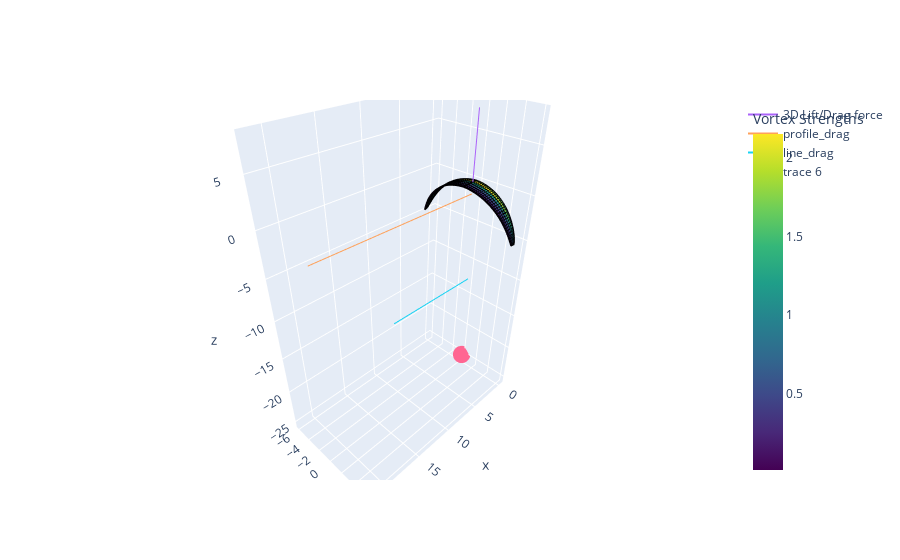

Notebook code for this chart:
### Markdown cell above
Draw

### Code cell
import plotly.graph_objects as go

scale_lift = 0.005
scale_drag = 0.5
fig = vlm.draw(draw_streamlines=False, backend="plotly", show=False)

# %% 3D Lift/Drag force
fig.add_trace(
    go.Scatter3d(
        x=[
            find_application_point_aero[0],
            find_application_point_aero[0] + vlm_opt["F_g"][0] * scale_lift,
        ],
        y=[
            find_application_point_aero[1],
            find_application_point_aero[1] + vlm_opt["F_g"][1] * scale_lift,
        ],
        z=[
            find_application_point_aero[2],
            find_application_point_aero[2] + vlm_opt["F_g"][2] * scale_lift,
        ],
        mode="lines",
        name="3D Lift/Drag force",
    )
)

# %% 2D profil drag force
fig.add_trace(
    go.Scatter3d(
        x=[
            aerodynamic_center[0],
            aerodynamic_center[0] + find_vector_drag_profile[0] * scale_drag,
        ],
        y=[
            aerodynamic_center[1],
            aerodynamic_center[1] + find_vector_drag_profile[1] * scale_drag,
        ],
        z=[
            aerodynamic_center[2],
            aerodynamic_center[2] + find_vector_drag_profile[2] * scale_drag,
        ],
        mode="lines",
        name="profile_drag",
    )
)

# %% Line drag force
fig.add_trace(
    go.Scatter3d(
        x=[
            airplane_xflr5.line_drag_pt[0],
            airplane_xflr5.line_drag_pt[0] + find_vector_drag_line[0] * scale_drag,
        ],
        y=[
            airplane_xflr5.line_drag_pt[1],
            airplane_xflr5.line_drag_pt[1] + find_vector_drag_line[1] * scale_drag,
        ],
        z=[
            airplane_xflr5.line_drag_pt[2],
            airplane_xflr5.line_drag_pt[2] + find_vector_drag_line[2] * scale_drag,
        ],
        mode="lines",
        name="line_drag",
    )
)

# %% Airplane
fig.add_trace(
    go.Scatter3d(
        x=[airplane_xflr5.cg[0]],
        y=[airplane_xflr5.cg[1]],
        z=[airplane_xflr5.cg[2]],
        mode="markers",
        marker=dict(
            size=6,
        ),
    )
)

fig.show()

### Figure 1 — Plotly figure (JSON) as saved in the notebook; plotly's stock layout.template omitted (floating-point values rounded to 4 significant figures; data arrays with more than 128 entries replaced by an {"elided": "..."} marker saying what was removed)
{"data": [{"colorbar": {"title": {"text": "Vortex Strengths"}}, "colorscale": [[0, "#440154"], [0.1111, "#482878"], [0.2222, "#3e4989"], [0.3333, "#31688e"], [0.4444, "#26828e"], [0.5556, "#1f9e89"], [0.6667, "#35b779"], [0.7778, "#6ece58"], [0.8889, "#b5de2b"], [1, "#fde725"]], "flatshading": false, "i": {"elided": "1024 int values"}, "intensity": {"elided": "2048 float values"}, "j": {"elided": "1024 int values"}, "k": {"elided": "1024 int values"}, "showscale": true, "type": "mesh3d", "x": {"elided": "2048 float values"}, "y": {"elided": "2048 float values"}, "z": {"elided": "2048 float values"}}, {"line": {"color": "rgb(0,0,0)", "width": 3}, "mode": "lines", "name": "", "showlegend": false, "type": "scatter3d", "x": {"elided": "3072 float values"}, "y": {"elided": "3072 float values"}, "z": {"elided": "3072 float values"}}, {"line": {"color": "rgba(119,0,255,200)", "width": 1}, "mode": "lines", "name": "", "showlegend": false, "type": "scatter3d", "x": [], "y": [], "z": []}, {"mode": "lines", "name": "3D Lift/Drag force", "type": "scatter3d", "x": [0.6837, 0.6812], "y": [0, -1.163e-15], "z": [-0.02457, 7.475]}, {"mode": "lines", "name": "profile_drag", "type": "scatter3d", "x": [0.6594, 21.6], "y": [0, 0], "z": [-1.296, -0.9895]}, {"mode": "lines", "name": "line_drag", "type": "scatter3d", "x": [-0.1064, 12.32], "y": [0, 0], "z": [-12.5, -12.32]}, {"marker": {"size": 6}, "mode": "markers", "type": "scatter3d", "x": [-0.2128], "y": [0], "z": [-25.0]}], "layout": {"scene": {"aspectmode": "data"}, "title": {"text": ""}}}
